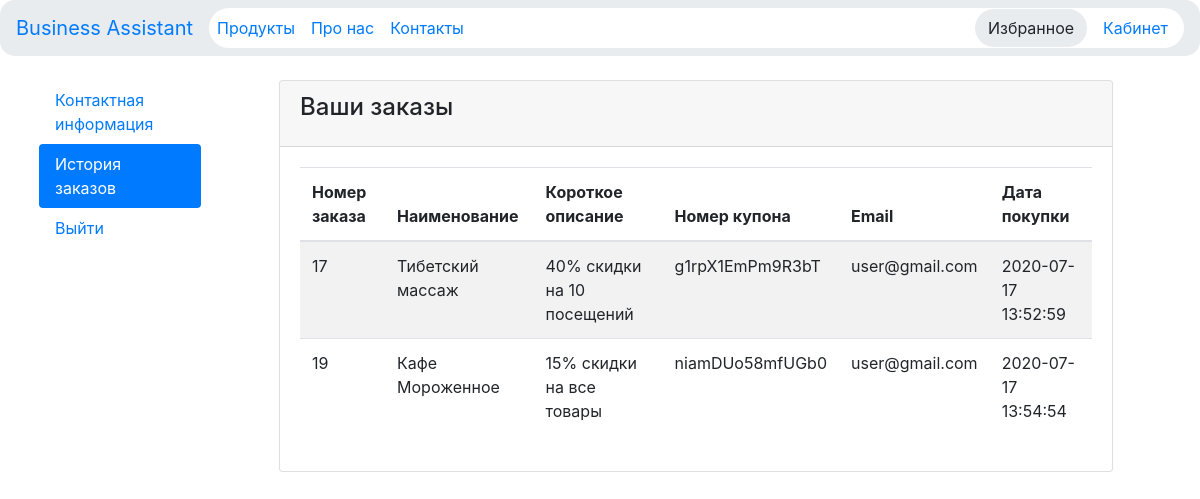
Before: /shop/orders_history.php (signed in) with the older database file.
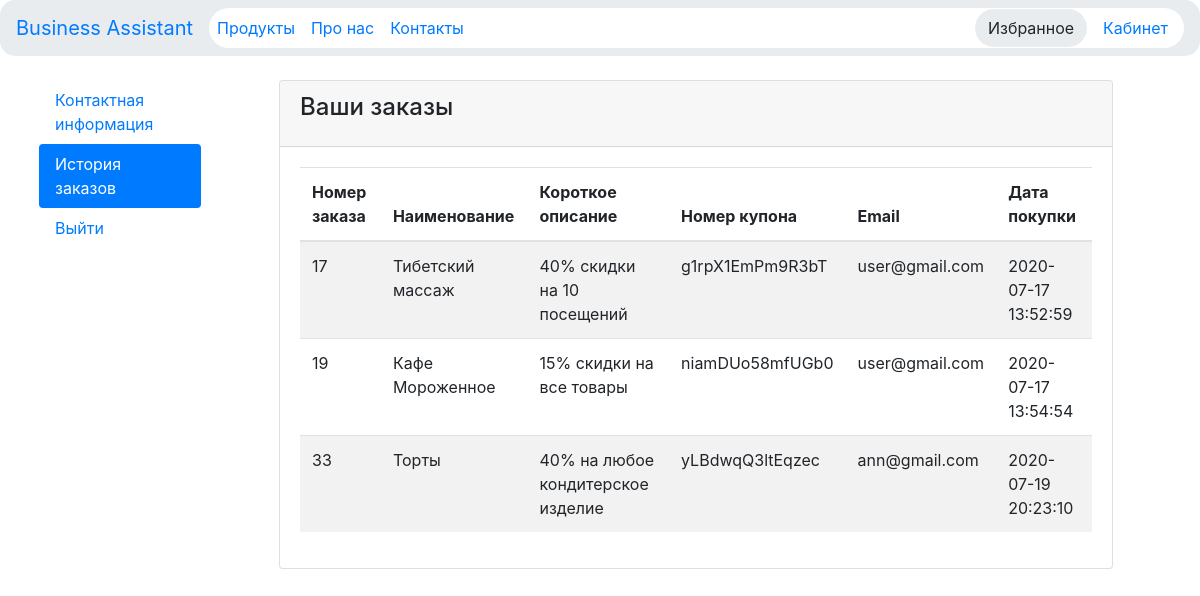
After: the same page with the newer database file.
### tables this page shows
CREATE TABLE `orders` (
  `id` int(11) NOT NULL,
  `user_id` int(11) NOT NULL,
  `coupon` varchar(50) NOT NULL,
  `data` datetime NOT NULL DEFAULT current_timestamp(),
  `email` varchar(255) NOT NULL,
  `product_id` int(11) NOT NULL
);

CREATE TABLE `products` (
  `id` int(11) NOT NULL,
  `request_id` int(11) NOT NULL,
  `title` varchar(255) NOT NULL,
  `cost` int(11) NOT NULL,
  `description` varchar(255) NOT NULL,
  `content` text NOT NULL,
  `image` varchar(255) NOT NULL,
  `category_id` int(11) NOT NULL
);

### shop/configs/settings.php (called while the page is built, shortened)
<?php
if(isset($_COOKIE["user_id"])) {
	$user_id = $_COOKIE["user_id"];
}
?>

### shop/orders_history.php (the view, shortened to what this page needs)
<?php
include $_SERVER['DOCUMENT_ROOT'] . '/shop/configs/db.php';
include $_SERVER['DOCUMENT_ROOT'] . '/shop/parts/header.php';
?>
<div class="row m-4">
	<?php
	include 'parts/account/nav.php';
	?>
   <div class="col-9 ml-5">
        <div class="card strpied-tabled-with-hover">
            <div class="card-header ">
                <h4 class="card-title">Ваши заказы</h4>
            </div>
            <div class="card-body table-full-width table-responsive">
                <table class="table table-hover table-striped">
                    <thead>
                        <th>Номер заказа</th>
                        <th>Наименование</th>
                        <th>Короткое описание</th>
                        <th>Номер купона</th>
                        <th>Email</th>
                        <th>Дата покупки</th>
                    </thead>
                    <tbody>
                        <?php
                        $sql = "SELECT * FROM orders WHERE `user_id`=" . $user_id;
                        $result = $conn->query($sql);
                        while ($row = mysqli_fetch_assoc($result)) {
                        ?>
                        <tr>
                            <td><?php echo $row['id']; ?></td>
                            <td>
                            	<?php
                            	$sql1 = "SELECT * FROM products WHERE `id`=" . $row['product_id'];
		                        $result1 = $conn->query($sql1);
		                        $product = mysqli_fetch_assoc($result1);
		                        echo $product['title'];
		                        ?>
                            </td>
                            <td><?php echo $product['description']; ?></td>
                            <td><?php echo $row['coupon']; ?></td>
                            <td><?php echo $row['email']; ?></td>
                            <td><?php echo $row['data']; ?></td>
                        </tr>
                        <?php
                        }
                        ?>
                    </tbody>
                </table>
            </div>
        </div>
    </div>
<?php
include 'parts/footer.php';
?>

Changed rows visible on the page:
added orders: id "33", product.title "Торты", product.description "40% на любое кондитерское изделие", coupon "yLBdwqQ3ltEqzec", email "ann@gmail.com", data "2020-07-19 20:23:10"
